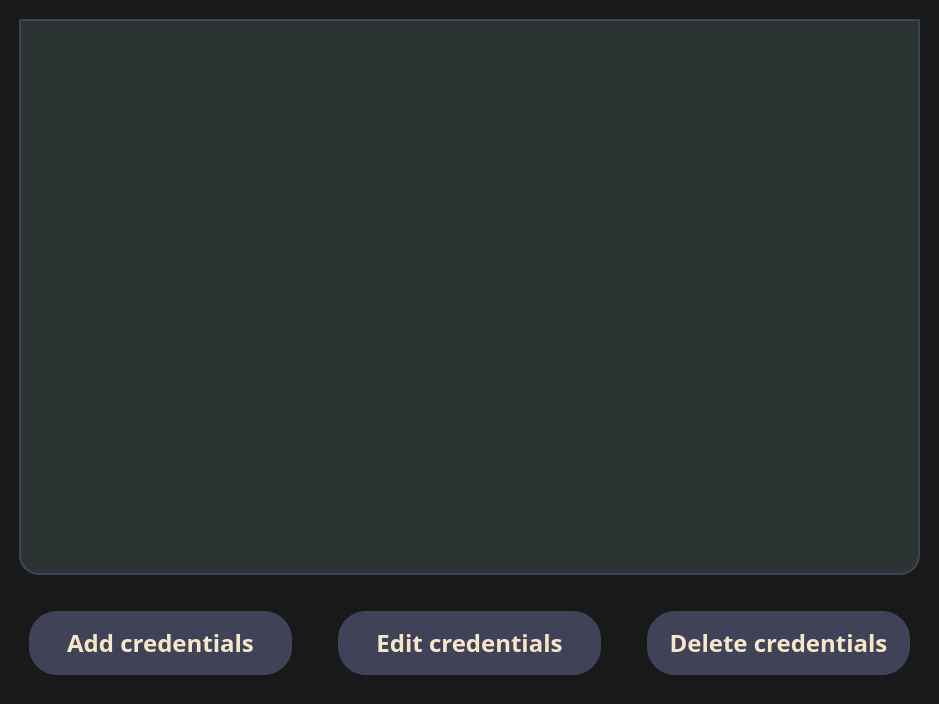
<?xml version="1.0" encoding="UTF-8"?>
<ui version="4.0">
 <class>MainWindow</class>
 <widget class="QMainWindow" name="MainWindow">
  <property name="geometry">
   <rect>
    <x>0</x>
    <y>0</y>
    <width>939</width>
    <height>704</height>
   </rect>
  </property>
  <property name="windowTitle">
   <string>Сredential Saver</string>
  </property>
  <property name="windowIcon">
   <iconset>
    <normaloff>D:/Downloads/login.ico</normaloff>D:/Downloads/login.ico</iconset>
  </property>
  <property name="styleSheet">
   <string notr="true">background-color: #191919;
font-family: Montserrat;</string>
  </property>
  <widget class="QWidget" name="centralwidget">
   <layout class="QVBoxLayout" name="verticalLayout">
    <item>
     <widget class="QTableView" name="tableView">
      <property name="styleSheet">
       <string notr="true">QTableView {
background-color: #2C3333;
margin: 10%;
border: 2px solid #404258;
border-bottom-right-radius: 20%;
border-bottom-left-radius: 20%;
}
QTableView::section {
background-color: #2C3333;
font-size: 26pt;
color: #F5E8C7;
font-weight: 600;
}
QTableView::item {
border: none;
background-color: #2C3333;
font-size: 18pt;
color: #F5E8C7;
font-weight: 400;
}
QTableView::item:selected {
border: none;
}</string>
      </property>
      <property name="verticalScrollBarPolicy">
       <enum>Qt::ScrollBarAsNeeded</enum>
      </property>
      <property name="horizontalScrollBarPolicy">
       <enum>Qt::ScrollBarAlwaysOff</enum>
      </property>
     </widget>
    </item>
    <item>
     <layout class="QHBoxLayout" name="horizontalLayout">
      <item>
       <widget class="QPushButton" name="btn_add">
        <property name="styleSheet">
         <string notr="true">QPushButton {
background-color: #404258;
color: #F5E8C7;
font-size: 18pt;
font-weight: 600;
margin: 20%;
padding: 15%;
border-radius: 28%;
}
QPushButton:hover {
background-color: #474E68;
}
QPushButton:pressed {
background-color: #50577A;
}</string>
        </property>
        <property name="text">
         <string>Add credentials</string>
        </property>
        <property name="icon">
         <iconset resource="res-rc.qrc">
          <normaloff>:/icons/icons/add.svg</normaloff>:/icons/icons/add.svg</iconset>
        </property>
        <property name="iconSize">
         <size>
          <width>24</width>
          <height>24</height>
         </size>
        </property>
       </widget>
      </item>
      <item>
       <widget class="QPushButton" name="btn_edit">
        <property name="styleSheet">
         <string notr="true">QPushButton {
background-color: #404258;
color: #F5E8C7;
font-size: 18pt;
font-weight: 600;
margin: 20%;
padding: 15%;
border-radius: 28%;
}
QPushButton:hover {
background-color: #474E68;
}
QPushButton:pressed {
background-color: #50577A;
}</string>
        </property>
        <property name="text">
         <string>Edit credentials</string>
        </property>
        <property name="icon">
         <iconset resource="res-rc.qrc">
          <normaloff>:/icons/icons/edit.svg</normaloff>:/icons/icons/edit.svg</iconset>
        </property>
        <property name="iconSize">
         <size>
          <width>24</width>
          <height>24</height>
         </size>
        </property>
       </widget>
      </item>
      <item>
       <widget class="QPushButton" name="btn_del">
        <property name="styleSheet">
         <string notr="true">QPushButton {
background-color: #404258;
color: #F5E8C7;
font-size: 18pt;
font-weight: 600;
margin: 20%;
padding: 15%;
border-radius: 28%;
}
QPushButton:hover {
background-color: #474E68;
}
QPushButton:pressed {
background-color: #50577A;
}</string>
        </property>
        <property name="text">
         <string>Delete credentials</string>
        </property>
        <property name="icon">
         <iconset resource="res-rc.qrc">
          <normaloff>:/icons/icons/cancel.svg</normaloff>:/icons/icons/cancel.svg</iconset>
        </property>
        <property name="iconSize">
         <size>
          <width>24</width>
          <height>24</height>
         </size>
        </property>
       </widget>
      </item>
     </layout>
    </item>
   </layout>
  </widget>
 </widget>
 <resources>
  <include location="res-rc.qrc"/>
 </resources>
 <connections/>
</ui>
